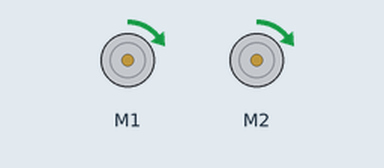
The sketch below on a simulated Arduino Uno, built with avr-gcc and run on an emulated ATmega328P. Shown: 2 × DC motor (green arrow = forward, orange = backward, longer = faster).

Above: at 0.05 s.
At 0.65 s:
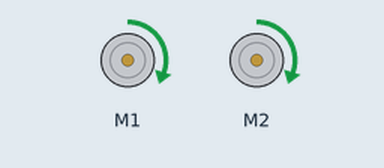
At 1.3 s:
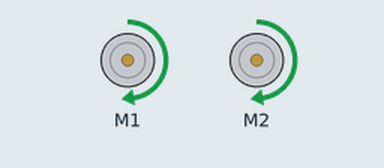
At 2.55 s:
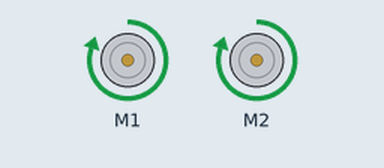
Timing chart, 0 to 5.9 s (numbered marks = the images above):
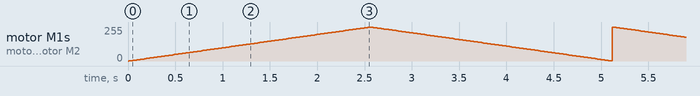

The sketch:

Motor_Driver_Test.ino
```cpp
#include <AFMotor.h>

// Create objects for our two motors.
AF_DCMotor motor1(1);
AF_DCMotor motor2(2);

void setup()
{
  motor1.setSpeed(200); // Ranges from 0 to 255. Can set anywhere.
  motor1.run(RELEASE); // Removes power from the motor.
  motor2.setSpeed(200);
  motor2.run(RELEASE);
}

void loop()
{
  uint8_t s;

  // Turn on motor
  motor1.run(FORWARD);
  motor2.run(FORWARD);

  // Accelerate from zero to maximum speed
  for (s=0; s<255; s++)
  {
    motor1.setSpeed(s);
    motor2.setSpeed(s);
    delay(10); // 100th of a second delay.
  }

  // Decelerate from maximum speed to zero
  for (s=255; s>=0; s--)
  {
    motor1.setSpeed(s);
    motor2.setSpeed(s);
    delay(10);
  }

  motor1.run(BACKWARD); // Rotates in the opposite direction.
  motor1.run(BACKWARD);

  // Accelerate from zero to maximum speed
  for (s=0; s<255; s++)
  {
    motor1.setSpeed(s);
    motor2.setSpeed(s);
    delay(10); // 100th of a second delay.
  }

  // Decelerate from maximum speed to zero
  for (s=255; s>=0; s--)
  {
    motor1.setSpeed(s);
    motor2.setSpeed(s);
    delay(10);
  }

  // Now turn off motors
  motor1.run(RELEASE);
  motor2.run(RELEASE);
  delay(1000);
}
```
